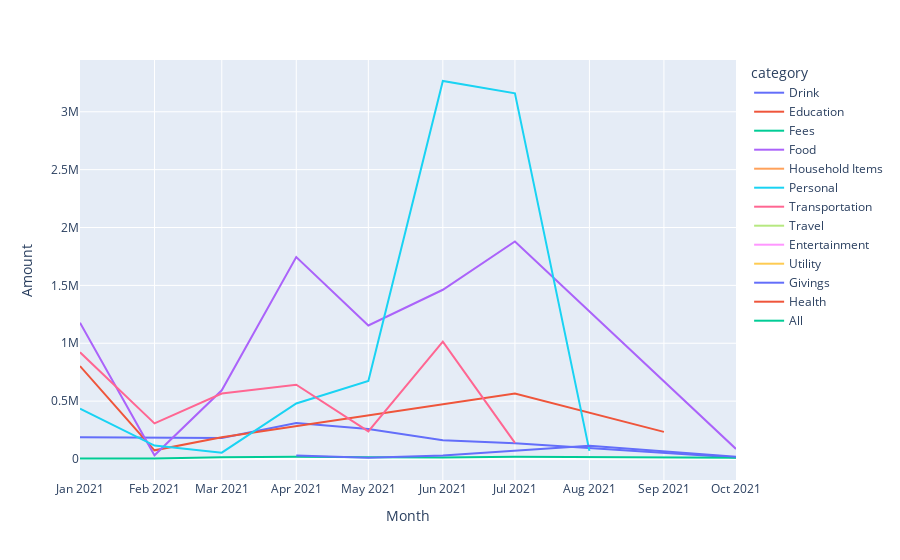

Notebook code cell kept with this figure:
### Code cell
def create_plot_for_category(df):
    category_df = df.copy()
    category_df['date'] = pd.to_datetime(category_df['date'])  
    category_df = category_df[(category_df['date'] >= '2018-01-01') & (category_df['date'] <= datetime.datetime.now())]
    category_df = category_df[category_df['transaction_type'] == 'Expenses']    
    category_df = category_df.groupby(['year_month','category']).sum().reset_index()
    
    category_df['Amount'] = category_df['amount']
    category_df['Month'] = category_df['year_month']
    fig = px.line(category_df, x='Month', y='Amount', color='category')
    
    return fig

create_plot_for_category(df)

### Figure 1 — Plotly figure (JSON) as saved in the notebook; plotly's stock layout.template omitted (floating-point values rounded to 4 significant figures)
{"data": [{"hovertemplate": "category=Drink<br>Month=%{x}<br>Amount=%{y}<extra></extra>", "legendgroup": "Drink", "line": {"color": "#636efa", "dash": "solid"}, "mode": "lines", "name": "Drink", "orientation": "v", "showlegend": true, "type": "scatter", "x": ["2021-01", "2021-03", "2021-04", "2021-05", "2021-06", "2021-07", "2021-10"], "xaxis": "x", "y": [186900, 181000, 310700, 259000, 163000, 137000, 12000], "yaxis": "y"}, {"hovertemplate": "category=Education<br>Month=%{x}<br>Amount=%{y}<extra></extra>", "legendgroup": "Education", "line": {"color": "#EF553B", "dash": "solid"}, "mode": "lines", "name": "Education", "orientation": "v", "showlegend": true, "type": "scatter", "x": ["2021-01", "2021-02", "2021-03", "2021-07", "2021-09"], "xaxis": "x", "y": [802680, 75000, 188032, 566708, 234297], "yaxis": "y"}, {"hovertemplate": "category=Fees<br>Month=%{x}<br>Amount=%{y}<extra></extra>", "legendgroup": "Fees", "line": {"color": "#00cc96", "dash": "solid"}, "mode": "lines", "name": "Fees", "orientation": "v", "showlegend": true, "type": "scatter", "x": ["2021-01", "2021-02", "2021-03", "2021-04", "2021-05", "2021-06", "2021-07", "2021-10"], "xaxis": "x", "y": [3300, 5000, 15000, 20500, 15200, 12200, 19998, 10000], "yaxis": "y"}, {"hovertemplate": "category=Food<br>Month=%{x}<br>Amount=%{y}<extra></extra>", "legendgroup": "Food", "line": {"color": "#ab63fa", "dash": "solid"}, "mode": "lines", "name": "Food", "orientation": "v", "showlegend": true, "type": "scatter", "x": ["2021-01", "2021-02", "2021-03", "2021-04", "2021-05", "2021-06", "2021-07", "2021-10"], "xaxis": "x", "y": [1177562, 32000, 593500, 1744700, 1154000, 1462092, 1879544, 87000], "yaxis": "y"}, {"hovertemplate": "category=Household Items<br>Month=%{x}<br>Amount=%{y}<extra></extra>", "legendgroup": "Household Items", "line": {"color": "#FFA15A", "dash": "solid"}, "mode": "lines", "name": "Household Items", "orientation": "v", "showlegend": true, "type": "scatter", "x": ["2021-01"], "xaxis": "x", "y": [16000], "yaxis": "y"}, {"hovertemplate": "category=Personal<br>Month=%{x}<br>Amount=%{y}<extra></extra>", "legendgroup": "Personal", "line": {"color": "#19d3f3", "dash": "solid"}, "mode": "lines", "name": "Personal", "orientation": "v", "showlegend": true, "type": "scatter", "x": ["2021-01", "2021-02", "2021-03", "2021-04", "2021-05", "2021-06", "2021-07", "2021-08"], "xaxis": "x", "y": [434500, 116000, 55000, 480000, 673692, 3265713, 3159224, 70000], "yaxis": "y"}, {"hovertemplate": "category=Transportation<br>Month=%{x}<br>Amount=%{y}<extra></extra>", "legendgroup": "Transportation", "line": {"color": "#FF6692", "dash": "solid"}, "mode": "lines", "name": "Transportation", "orientation": "v", "showlegend": true, "type": "scatter", "x": ["2021-01", "2021-02", "2021-03", "2021-04", "2021-05", "2021-06", "2021-07"], "xaxis": "x", "y": [922000, 308000, 565000, 642000, 239000, 1014000, 140000], "yaxis": "y"}, {"hovertemplate": "category=Travel<br>Month=%{x}<br>Amount=%{y}<extra></extra>", "legendgroup": "Travel", "line": {"color": "#B6E880", "dash": "solid"}, "mode": "lines", "name": "Travel", "orientation": "v", "showlegend": true, "type": "scatter", "x": ["2021-01"], "xaxis": "x", "y": [1514000], "yaxis": "y"}, {"hovertemplate": "category=Entertainment<br>Month=%{x}<br>Amount=%{y}<extra></extra>", "legendgroup": "Entertainment", "line": {"color": "#FF97FF", "dash": "solid"}, "mode": "lines", "name": "Entertainment", "orientation": "v", "showlegend": true, "type": "scatter", "x": ["2021-02"], "xaxis": "x", "y": [215000], "yaxis": "y"}, {"hovertemplate": "category=Utility<br>Month=%{x}<br>Amount=%{y}<extra></extra>", "legendgroup": "Utility", "line": {"color": "#FECB52", "dash": "solid"}, "mode": "lines", "name": "Utility", "orientation": "v", "showlegend": true, "type": "scatter", "x": ["2021-02"], "xaxis": "x", "y": [30000], "yaxis": "y"}, {"hovertemplate": "category=Givings<br>Month=%{x}<br>Amount=%{y}<extra></extra>", "legendgroup": "Givings", "line": {"color": "#636efa", "dash": "solid"}, "mode": "lines", "name": "Givings", "orientation": "v", "showlegend": true, "type": "scatter", "x": ["2021-04", "2021-05", "2021-06", "2021-08", "2021-10"], "xaxis": "x", "y": [30000, 10000, 30000, 113869, 20000], "yaxis": "y"}, {"hovertemplate": "category=Health<br>Month=%{x}<br>Amount=%{y}<extra></extra>", "legendgroup": "Health", "line": {"color": "#EF553B", "dash": "solid"}, "mode": "lines", "name": "Health", "orientation": "v", "showlegend": true, "type": "scatter", "x": ["2021-05"], "xaxis": "x", "y": [60000], "yaxis": "y"}, {"hovertemplate": "category=All<br>Month=%{x}<br>Amount=%{y}<extra></extra>", "legendgroup": "All", "line": {"color": "#00cc96", "dash": "solid"}, "mode": "lines", "name": "All", "orientation": "v", "showlegend": true, "type": "scatter", "x": ["2021-10"], "xaxis": "x", "y": [12], "yaxis": "y"}], "layout": {"legend": {"title": {"text": "category"}, "tracegroupgap": 0}, "margin": {"t": 60}, "xaxis": {"anchor": "y", "domain": [0, 1], "title": {"text": "Month"}}, "yaxis": {"anchor": "x", "domain": [0, 1], "title": {"text": "Amount"}}}}
